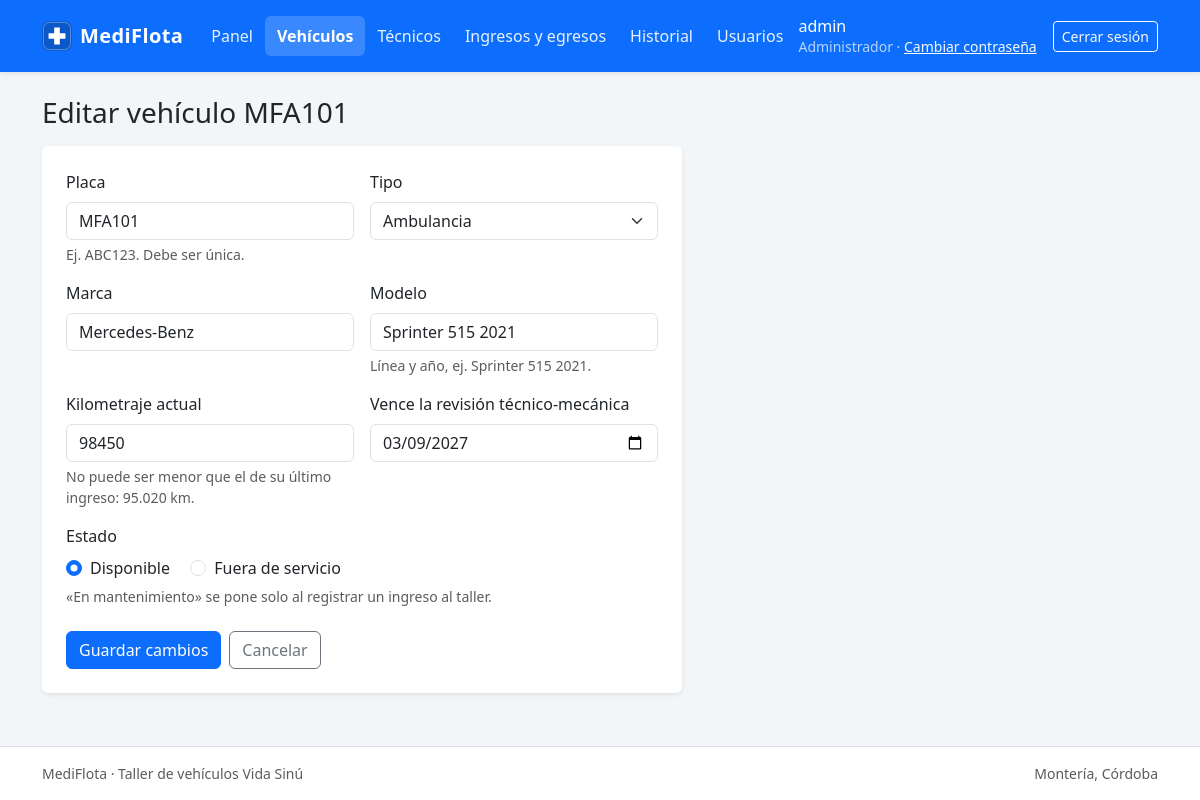
/modules/vehiculos/formulario.php?id=1 (signed in), run on the app's committed database.
### tables this page shows
CREATE TABLE usuario (
  id_usuario     INT          NOT NULL AUTO_INCREMENT,
  usuario        VARCHAR(50)  NOT NULL,
  password_hash  VARCHAR(255) NOT NULL,
  perfil         ENUM('administrador','tecnico') NOT NULL,
  id_tecnico     INT          NULL,
  activo         TINYINT(1)   NOT NULL DEFAULT 1,
  PRIMARY KEY (id_usuario),
  UNIQUE KEY uq_usuario_usuario (usuario),
  UNIQUE KEY uq_usuario_id_tecnico (id_tecnico),
  CONSTRAINT fk_usuario_tecnico
    FOREIGN KEY (id_tecnico) REFERENCES tecnico (id_tecnico),
  CONSTRAINT chk_usuario_perfil_tecnico
    CHECK (perfil <> 'tecnico' OR id_tecnico IS NOT NULL)
);

CREATE TABLE vehiculo (
  id_vehiculo      INT         NOT NULL AUTO_INCREMENT,
  placa            VARCHAR(10) NOT NULL,
  tipo             ENUM('ambulancia','otro') NOT NULL,
  marca            VARCHAR(50) NOT NULL,
  modelo           VARCHAR(50) NOT NULL,
  kilometraje      INT         NOT NULL DEFAULT 0,
  vencimiento_rtm  DATE        NOT NULL,
  estado           ENUM('disponible','en_mantenimiento','fuera_servicio')
                               NOT NULL DEFAULT 'disponible',
  activo           TINYINT(1)  NOT NULL DEFAULT 1,
  PRIMARY KEY (id_vehiculo),
  UNIQUE KEY uq_vehiculo_placa (placa),
  KEY idx_vehiculo_estado (estado),
  CONSTRAINT chk_vehiculo_kilometraje CHECK (kilometraje >= 0)
);

### includes/funciones.php (called while the page is built, shortened)
<?php
function e($valor): string
{
    return htmlspecialchars((string) $valor, ENT_QUOTES, 'UTF-8');
}
function url(string $ruta = ''): string
{
    return BASE_URL . '/' . ltrim($ruta, '/');
}
function formato_numero($numero, int $decimales = 0): string
{
    return number_format((float) $numero, $decimales, ',', '.');
}

### includes/sesion.php (called while the page is built, shortened)
<?php
require_once __DIR__ . '/../config/database.php';
require_once __DIR__ . '/funciones.php';
function usuario_actual(): ?array
{
    return $_SESSION['usuario'] ?? null;
}
function requiere_login(): void
{
    $u = usuario_actual();
    $stmt = db()->prepare(
        'SELECT u.perfil, COALESCE(t.nombre, u.usuario) AS nombre
           FROM usuario u
           LEFT JOIN tecnico t ON t.id_tecnico = u.id_tecnico
          WHERE u.id_usuario = ?
            AND u.activo = 1
            AND (u.id_tecnico IS NULL OR t.activo = 1)'
    );
    $stmt->execute([$u['id_usuario']]);
}
function requiere_perfil(string ...$perfiles): void
{
    requiere_login();
}
    ?>

### config/database.php (called while the page is built, shortened)
<?php
function db(): PDO
{
    static $pdo = null;
    if ($pdo === null) {
        $dsn = sprintf('mysql:host=%s;port=%d;dbname=%s;charset=utf8mb4', DB_HOST, DB_PORT, DB_NAME);
        try {
            $pdo = new PDO($dsn, DB_USER, DB_PASS, [
                PDO::ATTR_ERRMODE            => PDO::ERRMODE_EXCEPTION,
                PDO::ATTR_DEFAULT_FETCH_MODE => PDO::FETCH_ASSOC,
                PDO::ATTR_EMULATE_PREPARES   => false,
            ]);
        } catch (PDOException $e) {
            error_log('MediFlota - error de conexión: ' . $e->getMessage());
            http_response_code(500);
            exit('No se pudo conectar con la base de datos. Verifica que MySQL esté iniciado en XAMPP.');
        }
    }
    return $pdo;
}

### includes/menu.php (called while the page is built, shortened)
<?php
require_once __DIR__ . '/sesion.php';
function menu_del_usuario(): array
{
    $perfil = usuario_actual()['perfil'] ?? null;
    $pagina = $_SERVER['SCRIPT_NAME'] ?? '';
    $opciones = [];
    foreach (MENU_PRINCIPAL as $opcion) {
        $opcion['disponible'] = is_file(__DIR__ . '/../' . $opcion['ruta'] . 'index.php');
        $opcion['actual']     = stripos($pagina, url($opcion['ruta'])) === 0;
        $opciones[] = $opcion;
    }
    return $opciones;
}
function nombre_perfil(?string $perfil): string
{
    return ['administrador' => 'Administrador', 'tecnico' => 'Técnico'][$perfil] ?? (string) $perfil;
}

### modules/vehiculos/logica.php (called while the page is built, shortened)
<?php
require_once __DIR__ . '/../../config/database.php';
require_once __DIR__ . '/../../includes/funciones.php';
function obtener_vehiculo(int $idVehiculo): ?array
{
    $stmt = db()->prepare('SELECT * FROM vehiculo WHERE id_vehiculo = ?');
    $stmt->execute([$idVehiculo]);
    return $stmt->fetch() ?: null;
}
function kilometraje_minimo(int $idVehiculo): int
{
    $stmt = db()->prepare('SELECT COALESCE(MAX(kilometraje_ingreso), 0) FROM ingreso WHERE id_vehiculo = ?');
    $stmt->execute([$idVehiculo]);
    return (int) $stmt->fetchColumn();
}

### modules/vehiculos/formulario.php (the view, shortened to what this page needs)
<?php
require_once __DIR__ . '/../../includes/sesion.php';
require_once __DIR__ . '/logica.php';
requiere_perfil('administrador');
$idVehiculo = null;
$vehiculo   = null;
if (isset($_GET['id'])) {
    $idVehiculo = filter_var($_GET['id'], FILTER_VALIDATE_INT, ['options' => ['min_range' => 1]]) ?: null;
    $vehiculo   = $idVehiculo ? obtener_vehiculo($idVehiculo) : null;
}
$editando    = $vehiculo !== null;
$enTaller    = $editando && $vehiculo['estado'] === 'en_mantenimiento';
$kmMinimo    = $editando ? kilometraje_minimo($idVehiculo) : 0;
$campos      = ['placa', 'tipo', 'marca', 'modelo', 'kilometraje', 'vencimiento_rtm', 'estado'];
$datos = $editando
    ? array_intersect_key($vehiculo, array_flip($campos))
    : ['placa' => '', 'tipo' => 'ambulancia', 'marca' => '', 'modelo' => '', 'kilometraje' => '', 'vencimiento_rtm' => '', 'estado' => 'disponible'];
$titulo = $editando ? 'Editar vehículo ' . $vehiculo['placa'] : 'Registrar vehículo';
require __DIR__ . '/../../includes/header.php';
?>
<div class="contenido-angosto">
    <h1 class="h3 mb-3"><?= e($titulo) ?></h1>
    <form method="post" class="bg-white p-4 rounded shadow-sm" novalidate>
        <div class="row g-3 mb-3">
            <div class="col-sm-6">
                <label for="placa" class="form-label">Placa</label>
                <input type="text" id="placa" name="placa" class="form-control text-uppercase"
                       value="<?= e($datos['placa']) ?>" maxlength="10" autocomplete="off" required
                       <?= $editando ? '' : 'autofocus' ?>>
                <div class="form-text">Ej. ABC123. Debe ser única.</div>
            </div>
            <div class="col-sm-6">
                <label for="tipo" class="form-label">Tipo</label>
                <select id="tipo" name="tipo" class="form-select" required>
                    <?php foreach (TIPOS_VEHICULO as $clave => $texto): ?>
                        <option value="<?= e($clave) ?>" <?= $clave === $datos['tipo'] ? 'selected' : '' ?>><?= e($texto) ?></option>
                    <?php endforeach; ?>
                </select>
            </div>
        </div>
        <div class="row g-3 mb-3">
            <div class="col-sm-6">
                <label for="marca" class="form-label">Marca</label>
                <input type="text" id="marca" name="marca" class="form-control"
                       value="<?= e($datos['marca']) ?>" maxlength="50" required>
            </div>
            <div class="col-sm-6">
                <label for="modelo" class="form-label">Modelo</label>
                <input type="text" id="modelo" name="modelo" class="form-control"
                       value="<?= e($datos['modelo']) ?>" maxlength="50" required>
                <div class="form-text">Línea y año, ej. Sprinter 515 2021.</div>
            </div>
        </div>
        <div class="row g-3 mb-3">
            <div class="col-sm-6">
                <label for="kilometraje" class="form-label">Kilometraje actual</label>
                <input type="number" id="kilometraje" name="kilometraje" class="form-control"
                       value="<?= e($datos['kilometraje']) ?>" min="<?= $kmMinimo ?>" max="<?= KILOMETRAJE_MAXIMO ?>" step="1" required>
                <?php if ($kmMinimo > 0): ?>
                    <div class="form-text">No puede ser menor que el de su último ingreso: <?= e(formato_numero($kmMinimo)) ?> km.</div>
                <?php endif; ?>
            </div>
            <div class="col-sm-6">
                <label for="vencimiento_rtm" class="form-label">Vence la revisión técnico-mecánica</label>
                <input type="date" id="vencimiento_rtm" name="vencimiento_rtm" class="form-control"
                       value="<?= e($datos['vencimiento_rtm']) ?>" min="2000-01-01" max="2099-12-31" required>
            </div>
        </div>
        <fieldset class="mb-4">
            <legend class="form-label fs-6">Estado</legend>
            <?php if ($enTaller): ?>
                <p class="mb-0"><?= etiqueta_estado_vehiculo('en_mantenimiento') ?></p>
            <?php else: ?>
                <?php foreach (ESTADOS_ELEGIBLES as $estado): ?>
                    <div class="form-check form-check-inline">
                        <input class="form-check-input" type="radio" name="estado" id="estado-<?= e($estado) ?>"
                               value="<?= e($estado) ?>" <?= $estado === $datos['estado'] ? 'checked' : '' ?>>
                        <label class="form-check-label" for="estado-<?= e($estado) ?>"><?= e(ESTADOS_VEHICULO[$estado]['texto']) ?></label>
                    </div>
                <?php endforeach; ?>
                <div class="form-text">«En mantenimiento» se pone solo al registrar un ingreso al taller.</div>
            <?php endif; ?>
        </fieldset>
        <div class="d-flex gap-2">
            <button type="submit" class="btn btn-primary"><?= $editando ? 'Guardar cambios' : 'Registrar vehículo' ?></button>
            <a href="<?= e(url('modules/vehiculos/')) ?>" class="btn btn-outline-secondary">Cancelar</a>
        </div>
    </form>
</div>
<?php require __DIR__ . '/../../includes/footer.php'; ?>

### includes/header.php (shortened to what this page needs)
<?php
require_once __DIR__ . '/sesion.php';
require_once __DIR__ . '/menu.php';
$encabezadoUsuario = usuario_actual();
$encabezadoCss     = 'assets/css/estilos.css';
?>
<!doctype html>
<html lang="es">
<head>
    <link rel="stylesheet" href="<?= e(url('assets/vendor/bootstrap/bootstrap.min.css')) ?>"
>
    <link rel="stylesheet" href="<?= e(url($encabezadoCss) . '?v=' . filemtime(__DIR__ . '/../' . $encabezadoCss)) ?>">
</head>
<body class="d-flex flex-column min-vh-100">
<nav class="navbar navbar-expand-lg navbar-dark bg-primary shadow-sm mb-4">
    <div class="container">
        <a class="navbar-brand d-flex align-items-center gap-2" href="<?= e(url('inicio.php')) ?>">
            <img src="<?= e(url('assets/img/logo.svg')) ?>" width="30" height="30" alt="">
            MediFlota
        </a>
        <div class="collapse navbar-collapse" id="menu-principal">
            <ul class="navbar-nav me-auto">
                <?php foreach (menu_del_usuario() as $opcion): ?>
                    <li class="nav-item">
                        <?php if ($opcion['disponible']): ?>
                            <a class="nav-link<?= $opcion['actual'] ? ' active' : '' ?>"
                               <?= $opcion['actual'] ? 'aria-current="page"' : '' ?>
                               href="<?= e(url($opcion['ruta'])) ?>"><?= e($opcion['titulo']) ?></a>
                        <?php else: ?>
                            <span class="nav-link disabled" title="En construcción"><?= e($opcion['titulo']) ?></span>
                        <?php endif; ?>
                    </li>
                <?php endforeach; ?>
            </ul>
            <div class="d-flex align-items-center gap-3 py-2 py-lg-0">
                <span class="navbar-text lh-sm">
                    <span class="text-white"><?= e($encabezadoUsuario['nombre']) ?></span><br>
                    <small><?= e(nombre_perfil($encabezadoUsuario['perfil'])) ?> ·
                        <a href="<?= e(url('cambiar_clave.php')) ?>" class="link-light">Cambiar contraseña</a></small>
                </span>
                <a class="btn btn-outline-light btn-sm" href="<?= e(url('logout.php')) ?>">Cerrar sesión</a>
            </div>
        </div>
    </div>
</nav>
<main class="container pb-5 flex-grow-1">

### assets/css/estilos.css (style rules this page uses)
:root { --mf-fondo: #f3f6f9; --mf-borde: #dee2e6; --mf-azul-oscuro: #0a3d8f; }
body { background-color: var(--mf-fondo); }
.navbar-brand { font-weight: 600; letter-spacing: .02em; }
.navbar-dark { --bs-navbar-color: rgba(255, 255, 255, .9); --bs-navbar-hover-color: #fff; --bs-navbar-active-color: #fff; --bs-navbar-disabled-color: rgba(255, 255, 255, .45); }
.navbar-dark .nav-link { border-radius: .375rem; }
.navbar-dark .nav-link.active { font-weight: 600; background-color: rgba(255, 255, 255, .18); }
@media (min-width: 992px) { .navbar-dark .nav-link { padding-left: .75rem !important; padding-right: .75rem !important; } }
.navbar-text small { color: rgba(255, 255, 255, .7); }
.contenido-angosto { max-width: 640px; }

### data on the page
usuario: perfil "Administrador"
vehiculo: placa "Editar vehículo MFA101", placa "MFA101", tipo "Ambulancia", marca "Mercedes-Benz", modelo "Sprinter 515 2021", kilometraje "98450", vencimiento_rtm "03/09/2027", estado "☑ Disponible", estado "☐ Fuera de servicio"

### other printed values
$opcion['titulo'] "Panel"
$opcion['titulo'] "Vehículos"
$opcion['titulo'] "Técnicos"
$opcion['titulo'] "Ingresos y egresos"
$opcion['titulo'] "Historial"
$opcion['titulo'] "Usuarios"
$encabezadoUsuario['nombre'] "admin"
formato_numero($kmMinimo) "95.020"
ESTADOS_VEHICULO[$estado]['texto'] "Disponible"
ESTADOS_VEHICULO[$estado]['texto'] "Fuera de servicio"
